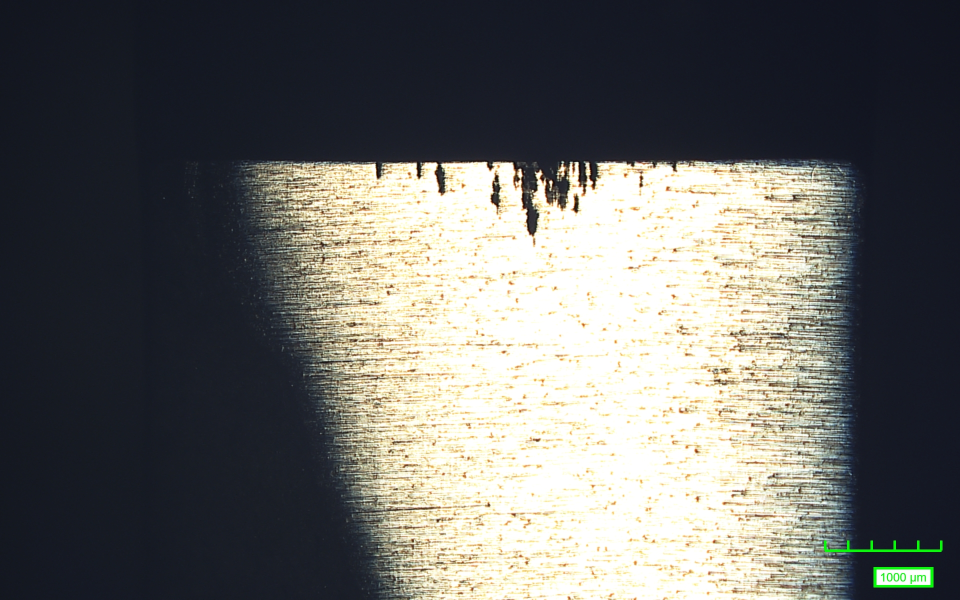
#> input picture backendDev/data/raw/cr3-9 c side overview003.jpg, 1920 x 1200 px (shown at 1/2 size)
$ python calibrate_stage3_threshold.py
#> lines starting #> are read from the running program, lines starting #| are printed output that depends on the picture; after the words box and inside, x2 and y2 are one past the last pixel; in counts of white or black regions, pixels touching at a corner belong together
### backendDev/pipeline/stage1_scale_bar.py
"""
Stage 1: Scale Bar Detection

Detects the green scale bar in the bottom-right corner of each microscopy
image and returns the pixel-to-micron conversion factor.

The scale bar is a bright-green comb/ruler shape with a numeric µm label
(e.g. "150 µm") printed in the same green colour beside it.

Strategy
--------
1. Crop to the bottom-right 30 % × 20 % of the image where the bar lives.
2. HSV-threshold for the specific green used by the microscope software.
3. Use morphological closing with a wide horizontal kernel to merge the
   individual comb ticks into a single solid blob.
4. Pick the most horizontally elongated blob as the bar; measure its width
   in pixels.
5. Read the µm label via pytesseract OCR (with preprocessing), falling back
   to a manual override if OCR is unavailable.
6. Return scale_um_per_px = um_value / bar_px_width.

Dependencies
------------
- opencv-python, numpy  (always required)
- pytesseract + tesseract system binary  (required for OCR)
  Install: pip install pytesseract
           brew install tesseract   # macOS
"""

import re

import cv2
import numpy as np


# ---------------------------------------------------------------------------
# Tuneable constants
# ---------------------------------------------------------------------------

# Fraction of image dimensions that define the bottom-right search region.
# Bottom 15 % × right 32 % — keeps specimen illumination (even bright-green
# darkfield) outside the search window regardless of image type.
ROI_Y_FRACTION = 0.85   # start looking from 85 % down the image
ROI_X_FRACTION = 0.68   # start looking from 68 % across the image

# HSV bounds for the microscope scale-bar green.
# The bar is a vivid lime-green; we keep saturation and value floors high to
# avoid matching the golden specimen surface.
HSV_LOWER_GREEN = np.array([35,  80,  80], dtype=np.uint8)
HSV_UPPER_GREEN = np.array([90, 255, 255], dtype=np.uint8)

# Minimum contour area (px²) — filters single-pixel noise.
MIN_BLOB_AREA = 15

# Horizontal closing kernel width: wide enough to bridge the gaps between
# comb ticks (which can be ~5–15 px apart) without merging text blobs.
H_CLOSE_KERNEL_W = 20
H_CLOSE_KERNEL_H = 3

# Factor by which the ROI is upscaled before OCR (larger = better accuracy).
OCR_UPSCALE = 4


# ---------------------------------------------------------------------------
# Public exceptions
# ---------------------------------------------------------------------------

class ScaleBarNotFoundError(RuntimeError):
    """Raised when no green scale-bar blob can be located in the image."""


# ---------------------------------------------------------------------------
# Internal helpers
# ---------------------------------------------------------------------------

def _load_image(image_input):
    """Return a BGR uint8 ndarray from a file path or an existing array."""
    if isinstance(image_input, str):
        image = cv2.imread(image_input)
        if image is None:
            raise FileNotFoundError(f"Cannot load image: {image_input}")
        return image
    return image_input.copy()


def _isolate_green(bgr_roi):
    """Return a binary mask of green pixels in a BGR region."""
    hsv = cv2.cvtColor(bgr_roi, cv2.COLOR_BGR2HSV)
    raw_mask = cv2.inRange(hsv, HSV_LOWER_GREEN, HSV_UPPER_GREEN)

    # Horizontal closing to merge comb ticks into one solid bar blob.
    h_kernel = cv2.getStructuringElement(
        cv2.MORPH_RECT, (H_CLOSE_KERNEL_W, H_CLOSE_KERNEL_H)
    )
    merged_mask = cv2.morphologyEx(raw_mask, cv2.MORPH_CLOSE, h_kernel)
    return merged_mask, raw_mask


def _find_bar_contour(merged_mask, verbose=False):
    """
    Return the contour that best represents the horizontal scale bar.

    Selection criterion: largest width-to-height ratio among blobs with
    area >= MIN_BLOB_AREA.  The bar is wide and short; text characters are
    taller relative to their width.

    When verbose=True, prints every candidate blob with its bbox, area, and
    aspect ratio so callers can diagnose false-positive selections.
    """
    contours, _ = cv2.findContours(
        merged_mask, cv2.RETR_EXTERNAL, cv2.CHAIN_APPROX_SIMPLE
    )
    if not contours:
        return None

    best_contour = None
    best_ratio = -1.0
    candidates = []
    for contour in contours:
        area = cv2.contourArea(contour)
        if area < MIN_BLOB_AREA:
            continue
        bx, by, bw, bh = cv2.boundingRect(contour)
        ratio = bw / max(bh, 1)
        candidates.append((ratio, area, bx, by, bw, bh, contour))
        if ratio > best_ratio:
            best_ratio = ratio
            best_contour = contour

    if verbose:
        print(f"  [Stage 1 debug] blobs found    : {len(candidates)}")
        for i, (ratio, area, bx, by, bw, bh, _) in enumerate(
            sorted(candidates, key=lambda c: -c[0])
        ):
            marker = " ← SELECTED" if (best_contour is not None
                                        and ratio == best_ratio) else ""
            print(f"    blob #{i+1}: bbox=({bx},{by},{bw},{bh})"
                  f"  area={area:.0f}  ratio={ratio:.1f}{marker}")

    return best_contour


def _read_um_value_ocr(bgr_roi):
    """
    Run pytesseract on the ROI and return the first integer found.

    Pre-processing steps:
    1. Build the green HSV mask (same threshold as bar detection) — this
       already cleanly isolates both the scale bar ticks AND the text label
       against a black background, without any specimen noise.
    2. Find the bounding box of all green pixels.
    3. Crop to the lower 45 % of that box — where the "150 µm" label lives
       (the comb ticks occupy the upper portion).
    4. Upscale to a minimum height of 80 px for sub-pixel character detail.
    5. Dilate slightly to thicken thin strokes.
    6. Run Tesseract in single-block mode; parse the first integer >= 10.

    Returns the µm value as a float, or None if OCR fails / is unavailable.
    """
    try:
        import pytesseract
    except ImportError:
        return None

    # --- Build the clean green binary mask --------------------------------
    hsv = cv2.cvtColor(bgr_roi, cv2.COLOR_BGR2HSV)
    green_mask = cv2.inRange(hsv, HSV_LOWER_GREEN, HSV_UPPER_GREEN)

    green_ys, green_xs = np.where(green_mask > 0)
    if len(green_xs) == 0:
        return None

    gx_min, gx_max = int(green_xs.min()), int(green_xs.max())
    gy_min, gy_max = int(green_ys.min()), int(green_ys.max())
    green_h = gy_max - gy_min

    # --- Crop to the label region (lower 45 % of the green bounding box) --
    # The scale bar ticks are in the upper ~55 %; the text box is below them.
    label_y_start = gy_min + int(green_h * 0.55)
    label_crop = green_mask[label_y_start : gy_max + 2,
                            gx_min        : gx_max + 2]

    if label_crop.size == 0 or np.count_nonzero(label_crop) == 0:
        return None

    # --- Upscale so the shortest dimension is at least 40 px ---------------
    # (the label box is typically ~35–40 px tall; 2× is sufficient for PSM 7)
    crop_h, crop_w = label_crop.shape[:2]
    min_height = 40
    scale_up = max(2, min_height // max(crop_h, 1))
    label_large = cv2.resize(
        label_crop, None,
        fx=scale_up, fy=scale_up,
        interpolation=cv2.INTER_NEAREST
    )

    # --- Dilate slightly to thicken thin strokes ---------------------------
    dil_kernel = cv2.getStructuringElement(cv2.MORPH_RECT, (2, 2))
    label_large = cv2.dilate(label_large, dil_kernel, iterations=1)

    # --- OCR — PSM 7: treat image as a single text line --------------------
    ocr_config = "--psm 7 -c tessedit_char_whitelist=0123456789µuUmM ."
    raw_text = pytesseract.image_to_string(label_large, config=ocr_config)

    numbers = re.findall(r'\d+', raw_text)
    if numbers:
        candidates = [int(n) for n in numbers if int(n) >= 10]
        if candidates:
            return float(max(candidates))

    return None


# ---------------------------------------------------------------------------
# Public API
# ---------------------------------------------------------------------------

def detect_scale_bar(image_input, um_value_override=None, verbose=False):
    """
    Detect the green scale bar and compute the scale factor.

    Parameters
    ----------
    image_input : str or numpy.ndarray
        Path to the image file or a BGR numpy array.
    um_value_override : float or None
        If pytesseract is not installed, pass the known µm value here
        (e.g. ``um_value_override=150.0``).
    verbose : bool
        When True, print bar width, OCR value, scale factor, and bounding
        box coordinates to stdout for debugging.

    Returns
    -------
    scale_um_per_px : float
        Micrometers per pixel derived from the scale bar.
    debug_vis : numpy.ndarray
        BGR image with the detected bar highlighted in red, the measured
        pixel width, and the computed scale factor.

    Raises
    ------
    RuntimeError
        If the scale bar cannot be found or the µm value cannot be read.
    """
    image = _load_image(image_input)
    img_h, img_w = image.shape[:2]

    # --- 1. Crop to bottom-right search region ----------------------------
    roi_y0 = int(img_h * ROI_Y_FRACTION)
    roi_x0 = int(img_w * ROI_X_FRACTION)
    roi_bgr = image[roi_y0:, roi_x0:]

    if roi_bgr.size == 0:
        raise RuntimeError("ROI crop produced an empty array — check image dimensions.")

    # --- 2. Green masking and blob detection -------------------------------
    merged_mask, raw_mask = _isolate_green(roi_bgr)

    if verbose:
        green_px = int(np.count_nonzero(raw_mask))
        print(f"  [Stage 1 debug] green pixels   : {green_px} in search ROI")

    bar_contour = _find_bar_contour(merged_mask, verbose=verbose)
    if bar_contour is None:
        raise ScaleBarNotFoundError(
            "No green blobs found in the bottom-right region. "
            "Check HSV_LOWER_GREEN / HSV_UPPER_GREEN constants."
        )

    bar_x, bar_y, bar_w, bar_h = cv2.boundingRect(bar_contour)

    # bar_w is the pixel span of the scale bar — this is our denominator.
    bar_px_width = bar_w

    # --- 3. Read µm value -------------------------------------------------
    um_value = um_value_override
    if um_value is None:
        um_value = _read_um_value_ocr(roi_bgr)

    if um_value is None:
        raise RuntimeError(
            "Could not read the µm value from the scale bar label.\n"
            "Options:\n"
            "  1. Install pytesseract:  pip install pytesseract\n"
            "                           brew install tesseract\n"
            "  2. Pass the value directly: detect_scale_bar(img, um_value_override=150.0)"
        )

    # --- 4. Compute scale factor ------------------------------------------
    scale_um_per_px = um_value / bar_px_width

    # Absolute coordinates of the bar in the full image.
    abs_x0 = roi_x0 + bar_x
    abs_y0 = roi_y0 + bar_y
    abs_x1 = abs_x0 + bar_w
    abs_y1 = abs_y0 + bar_h

    if verbose:
        source = "input image" if isinstance(image_input, str) else "numpy array"
        print(f"  [Stage 1 debug] input          : {source}")
        print(f"  [Stage 1 debug] image size     : {img_w} x {img_h} px")
        print(f"  [Stage 1 debug] search region  : x=[{roi_x0}:{img_w}]  y=[{roi_y0}:{img_h}]")
        print(f"  [Stage 1 debug] bar bbox (full): x0={abs_x0}  y0={abs_y0}  x1={abs_x1}  y1={abs_y1}")
        print(f"  [Stage 1 debug] bar width      : {bar_px_width} px")
        print(f"  [Stage 1 debug] bar height     : {bar_h} px")
        print(f"  [Stage 1 debug] OCR µm value   : {um_value:.0f} µm  "
              f"({'override' if um_value_override is not None else 'OCR'})")
        print(f"  [Stage 1 debug] scale factor   : {um_value:.0f} / {bar_px_width} = "
              f"{scale_um_per_px:.4f} µm/px")

    # --- 5. Debug visualisation -------------------------------------------
    debug_vis = image.copy()

    # Red rectangle around the detected bar.
    cv2.rectangle(debug_vis, (abs_x0, abs_y0), (abs_x1, abs_y1),
                  (0, 0, 255), 2)

    # Horizontal double-headed arrow showing measured pixel span.
    arrow_y = abs_y1 + 8
    cv2.arrowedLine(debug_vis, (abs_x0, arrow_y), (abs_x1, arrow_y),
                    (0, 0, 255), 1, tipLength=0.1)
    cv2.arrowedLine(debug_vis, (abs_x1, arrow_y), (abs_x0, arrow_y),
                    (0, 0, 255), 1, tipLength=0.1)

    # Annotation text.
    label = f"{um_value:.0f}um / {bar_px_width}px = {scale_um_per_px:.4f}um/px"
    text_x = max(abs_x0 - 10, 5)
    text_y = max(abs_y0 - 8, 15)
    cv2.putText(debug_vis, label, (text_x, text_y),
                cv2.FONT_HERSHEY_SIMPLEX, 0.45, (0, 0, 255), 1, cv2.LINE_AA)

    # Also outline the full bottom-right search region in yellow.
    cv2.rectangle(debug_vis, (roi_x0, roi_y0), (img_w - 1, img_h - 1),
                  (0, 220, 220), 1)

    return scale_um_per_px, debug_vis

### backendDev/tests/calibrate_stage3_threshold.py
"""
Stage 3 Threshold Calibration

Sweeps a range of minimum pit area thresholds across both test images and
reports how each value compares against the human-expert ground truth linear
density (pits/cm) from the slide deck.

Usage
-----
    python tests/calibrate_stage3_threshold.py

No arguments needed.  The script runs automatically.
"""

import os
import sys

sys.path.insert(0, os.path.join(os.path.dirname(__file__), ".."))

from pipeline.stage1_scale_bar     import detect_scale_bar
from pipeline.stage2_roi           import extract_roi
import pipeline.stage3_pit_detection as stage3_module
from pipeline.stage3_pit_detection import detect_pits

ROOT = os.path.join(os.path.dirname(__file__), "..")

# ---------------------------------------------------------------------------
# Threshold values to sweep
# ---------------------------------------------------------------------------
THRESHOLDS_UM2 = [80, 150, 250, 350, 500, 750, 1000, 1500, 2000]

# ---------------------------------------------------------------------------
# Ground truth from slide deck
# ---------------------------------------------------------------------------
GROUND_TRUTH = {
    "CR3-7": 30.0,    # pits/cm  severe
    "CR3-9": 29.4,    # pits/cm  severe
}
GT_TOLERANCE = 0.40   # ±40%

# ---------------------------------------------------------------------------
# Test images
# ---------------------------------------------------------------------------
IMAGES = [
    (
        "CR3-9",
        os.path.join("data", "raw", "cr3-9 c side overview003.jpg"),
        1000.0,
    ),
    (
        "CR3-7",
        os.path.join("data", "raw", "CR3-7_c-side_BF002.jpg"),
        150.0,
    ),
]


# ---------------------------------------------------------------------------
# Helpers
# ---------------------------------------------------------------------------

def _resolve(rel_path):
    abs_path = os.path.join(ROOT, rel_path)
    return abs_path if os.path.exists(abs_path) else None


def _run_stage1(image_path, expected_um):
    try:
        scale, _, _ = detect_scale_bar(image_path)
        return scale
    except RuntimeError as exc:
        if "pytesseract" in str(exc) or "µm value" in str(exc):
            scale, _, _ = detect_scale_bar(image_path,
                                        um_value_override=expected_um)
            return scale
        raise


# [28 lines left out: function _pipeline_to_stage3, not called in this run]


def _linear_density(n_pits, roi_width_um):
    return n_pits / (roi_width_um / 10_000.0)


def _gt_bounds(label):
    gt  = GROUND_TRUTH[label]
    return gt * (1 - GT_TOLERANCE), gt * (1 + GT_TOLERANCE)


def _passes(density, label):
    lo, hi = _gt_bounds(label)
    return lo <= density <= hi


# ---------------------------------------------------------------------------
# Main
# ---------------------------------------------------------------------------

def main():
    # --- Pre-flight: resolve image paths and run Stages 1-2 once -----------
    image_data = {}   # label → (image_path, scale_um_per_px, roi_width_um)
    print()
    print("  Pre-flight: running Stages 1-2 on both images …")
    for label, rel_path, expected_um in IMAGES:
        image_path = _resolve(rel_path)
        if image_path is None:
            print(f"  ERROR: image not found for {label}: {rel_path}")
            sys.exit(1)
        scale = _run_stage1(image_path, expected_um)
#> in _load_image, image is the input picture: shape (1200, 1920, 3); mean B, G, R 103, 105.1, 104.4
#> in detect_scale_bar, `roi_bgr = image[roi_y0:, roi_x0:]`:
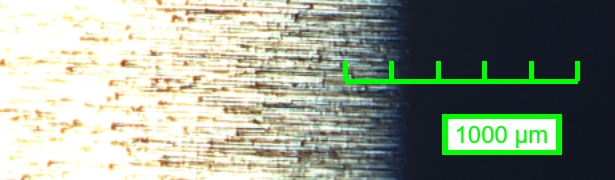
#> roi_bgr: shape (180, 615, 3); mean B, G, R 140.7, 155.7, 147.6
#> in _isolate_green, `raw_mask = cv2.inRange(hsv, HSV_LOWER_GREEN, HSV_UPPER_GREEN)`:
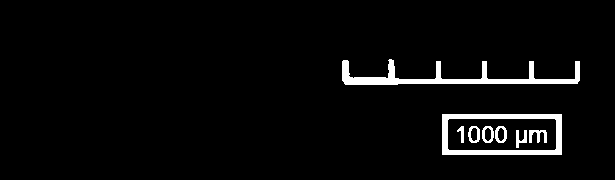
#> raw_mask: shape (180, 615); 3.7% white; 8 white regions, largest, box (x1, y1, x2, y2) and area: (342, 59, 580, 85) 1935, (442, 114, 562, 155) 1576, (529, 130, 547, 143) 138
#> in _isolate_green, `merged_mask = cv2.morphologyEx(raw_mask, cv2.MORPH_CLOSE, h_kernel)`:
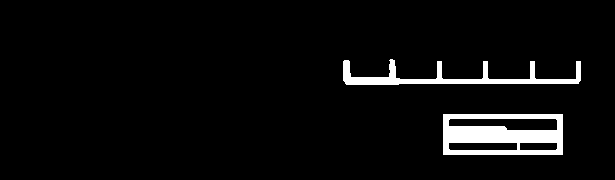
#> merged_mask: shape (180, 615); 4.7% white; 2 white regions
#> in _find_bar_contour, `contours, _ = cv2.findContours( merged_mask, cv2.RETR_EXTERNAL, cv2.CH..`: contours = 2 contours; box (x1, y1, x2, y2) and area: (443, 114, 563, 155) 4760, (343, 59, 581, 85) 1601
#> the loop in _find_bar_contour, `for contour in contours:` made 2 passes
#> (area, bx, by, bw, bh, ratio, best_ratio, best_contour) on pass 1: (4760, 443, 114, 120, 41, 2.93, 2.93, [[443, 114], [443, 154], [562, 154], [562, 114]])
#> after the loop in _find_bar_contour, `for contour in contours:`: best_contour = contour of 59 points, box (x1, y1, x2, y2) (343, 59, 581, 85), area 1601; best_ratio = 9.15; candidates = 2 items
#> in detect_scale_bar, `bar_contour = _find_bar_contour(merged_mask, verbose=verbose)`: bar_contour has the same summary as best_contour in _find_bar_contour
#> in detect_scale_bar, `bar_x, bar_y, bar_w, bar_h = cv2.boundingRect(bar_contour)`: bar_x = 343; bar_y = 59; bar_w = 238; bar_h = 26
#> in detect_scale_bar, `bar_px_width = bar_w`: bar_px_width = 238
#> in _read_um_value_ocr, `green_ys, green_xs = np.where(green_mask > 0)`: green_ys = 4147 values from 59 to 154; green_xs = 4147 values, max 579 at index 45, min 342 at index 14, mean 477.7
#> in _read_um_value_ocr, `gx_min, gx_max = int(green_xs.min()), int(green_xs.max())`: gx_min = 342; gx_max = 579
#> in _read_um_value_ocr, `gy_min, gy_max = int(green_ys.min()), int(green_ys.max())`: gy_min = 59; gy_max = 154
#> in _read_um_value_ocr, `green_h = gy_max - gy_min`: green_h = 95
#> in _read_um_value_ocr, `label_y_start = gy_min + int(green_h * 0.55)`: label_y_start = 111
#> in _read_um_value_ocr, `label_crop = green_mask[label_y_start : gy_max + 2, gx_min        : gx..`:
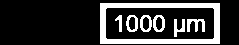
#> label_crop: shape (45, 239); 20.6% white; 7 white regions, largest, box (x1, y1, x2, y2) and area: (100, 3, 220, 44) 1576, (187, 19, 205, 32) 138, (153, 15, 165, 32) 112
#> (the rest of the program and of its run is left out)
